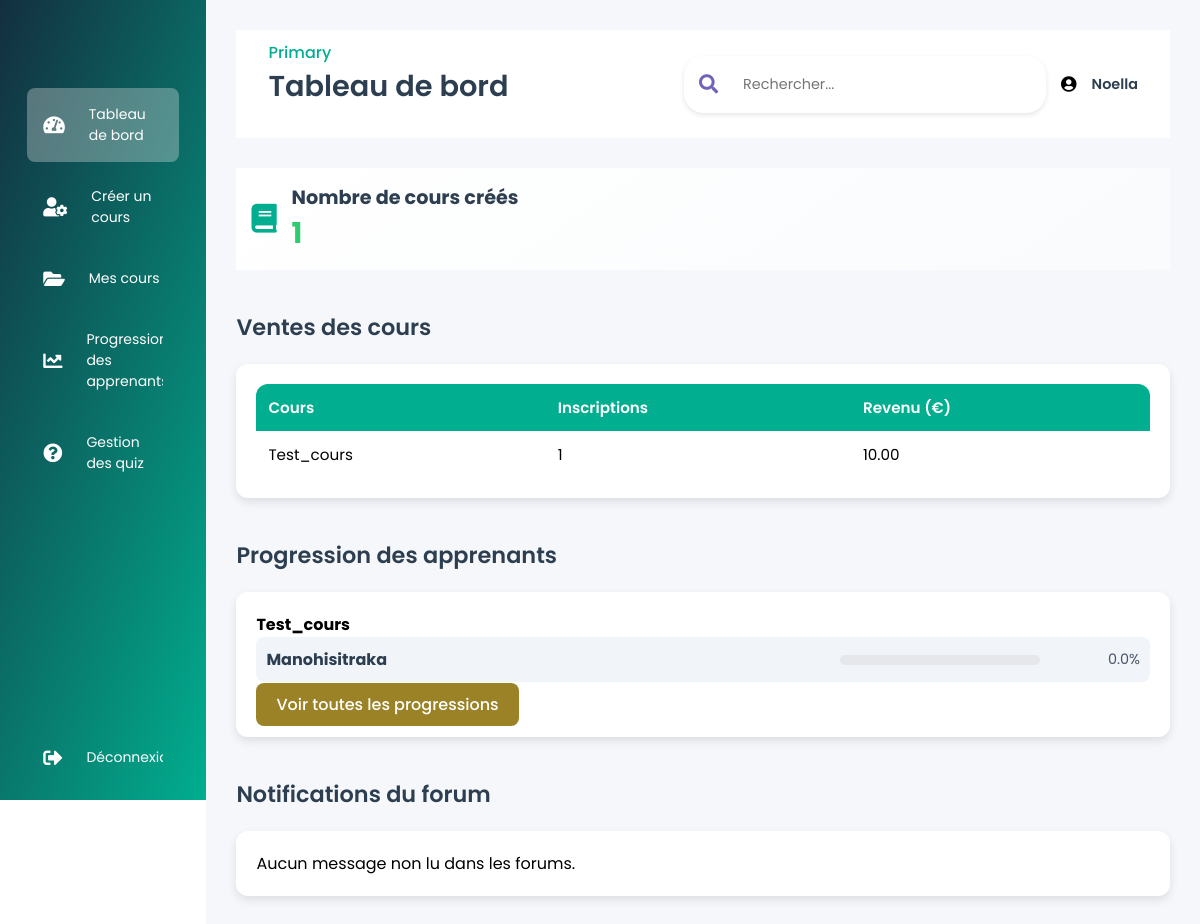
The app's page /Espace/formateur/espace_formateur.php (signed in) with its own data.
### tables this page shows
CREATE TABLE `formateurs` (
  `id` int NOT NULL AUTO_INCREMENT,
  `nom_prenom` varchar(255) NOT NULL,
  `email` varchar(255) NOT NULL,
  `telephone` varchar(20) DEFAULT NULL,
  `ville_pays` varchar(255) DEFAULT NULL,
  `linkedin` varchar(255) DEFAULT NULL,
  `intitule_metier` varchar(255) DEFAULT NULL,
  `experience_formation` text,
  `detail_experience` text,
  `cv` varchar(255) DEFAULT NULL,
  `categories` text,
  `autre_domaine` varchar(255) DEFAULT NULL,
  `titre_cours` varchar(255) DEFAULT NULL,
  `objectif` text,
  `public_cible` text,
  `detail_complementaire` text,
  `formats` text,
  `format_autre` varchar(255) DEFAULT NULL,
  `duree_estimee` varchar(100) DEFAULT NULL,
  `type_formation` varchar(100) DEFAULT NULL,
  `motivation` text,
  `valeurs` text,
  `profil_public` text,
  `statut` enum('en_attente','verifie','premium','partenaire') DEFAULT 'en_attente',
  `created_at` timestamp NULL DEFAULT CURRENT_TIMESTAMP,
  `code_entree` varchar(255) DEFAULT NULL,
  `password` varchar(255) DEFAULT NULL,
  PRIMARY KEY (`id`),
  UNIQUE KEY `email` (`email`)
);

CREATE TABLE `cours` (
  `id` int NOT NULL AUTO_INCREMENT,
  `formateur_id` int NOT NULL,
  `titre` varchar(255) NOT NULL,
  `description` text NOT NULL,
  `prix` decimal(10,2) NOT NULL,
  `photo` varchar(255) DEFAULT NULL,
  `created_at` timestamp NULL DEFAULT CURRENT_TIMESTAMP,
  PRIMARY KEY (`id`),
  KEY `formateur_id` (`formateur_id`),
  CONSTRAINT `cours_ibfk_1` FOREIGN KEY (`formateur_id`) REFERENCES `formateurs` (`id`) ON DELETE CASCADE
);

CREATE TABLE `utilisateurs` (
  `id` int NOT NULL AUTO_INCREMENT,
  `nom` varchar(255) NOT NULL,
  `email` varchar(255) NOT NULL,
  `mot_de_passe` varchar(255) NOT NULL,
  `telephone` varchar(20) DEFAULT NULL,
  `photo` varchar(255) DEFAULT NULL,
  `pays` varchar(100) DEFAULT NULL,
  `langue` varchar(100) DEFAULT NULL,
  `autre_langue` varchar(100) DEFAULT NULL,
  `objectifs` text,
  `type_cours` varchar(100) DEFAULT NULL,
  `niveau_formation` varchar(100) DEFAULT NULL,
  `niveau_etude` varchar(100) DEFAULT NULL,
  `acces_internet` varchar(50) DEFAULT NULL,
  `appareil` varchar(100) DEFAULT NULL,
  `accessibilite` text,
  `rgpd` tinyint(1) DEFAULT '0',
  `charte` tinyint(1) DEFAULT '0',
  `role` enum('apprenant','admin','moderator') DEFAULT 'apprenant',
  `actif` tinyint(1) DEFAULT '1',
  `created_at` timestamp NULL DEFAULT CURRENT_TIMESTAMP,
  PRIMARY KEY (`id`),
  UNIQUE KEY `email` (`email`)
);

### Espace/formateur/espace_formateur.php (the view, shortened to what this page needs)
<?php
require_once '../config/db.php';
$formateur_id = $_SESSION['formateur_id'];
$trainer_name = "Formateur";
try {
    $stmt = $pdo->prepare("SELECT nom_prenom FROM formateurs WHERE id = ?");
    $stmt->execute([$formateur_id]);
    $row = $stmt->fetch(PDO::FETCH_ASSOC);
    if ($row) {
        $trainer_name = htmlspecialchars($row['nom_prenom']);
    }
} catch (PDOException $e) {
    error_log("Erreur de requête : " . $e->getMessage());
}
$stmt = $pdo->prepare("SELECT COUNT(*) AS total_cours FROM cours WHERE formateur_id = ?");
$stmt->execute([$formateur_id]);
$total_cours = $stmt->fetch(PDO::FETCH_ASSOC)['total_cours'];
$stmt = $pdo->prepare("
    SELECT c.titre, c.prix, COUNT(i.id) AS inscriptions, SUM(c.prix) AS revenu
    FROM cours c
    LEFT JOIN inscriptions i ON c.id = i.cours_id AND i.statut_paiement = 'paye'
    WHERE c.formateur_id = ?
    GROUP BY c.id, c.titre, c.prix
");
$stmt->execute([$formateur_id]);
$ventes = $stmt->fetchAll(PDO::FETCH_ASSOC);
$progression = [];
$stmt = $pdo->prepare("
    SELECT c.id, c.titre, u.id AS utilisateur_id, u.nom AS utilisateur_nom,
           COUNT(DISTINCT m.id) AS total_modules,
           COUNT(DISTINCT comp.id) AS modules_termines
    FROM cours c
    LEFT JOIN inscriptions i ON c.id = i.cours_id AND i.statut_paiement = 'paye'
    LEFT JOIN utilisateurs u ON i.utilisateur_id = u.id
    LEFT JOIN modules m ON m.cours_id = c.id
    LEFT JOIN completions comp ON comp.module_id = m.id AND comp.utilisateur_id = u.id
    WHERE c.formateur_id = ?
    GROUP BY c.id, c.titre, u.id, u.nom
    HAVING u.id IS NOT NULL
    ORDER BY c.id, u.nom
");
$stmt->execute([$formateur_id]);
$apprenants = $stmt->fetchAll(PDO::FETCH_ASSOC);
foreach ($apprenants as $a) {
    $progression[$a['id']]['titre'] = $a['titre'];
    $progression[$a['id']]['apprenants'][$a['utilisateur_id']] = [
        'nom' => $a['utilisateur_nom'],
        'progression' => $a['total_modules'] > 0 ? ($a['modules_termines'] / $a['total_modules']) * 100 : 0
    ];
}
$stmt = $pdo->prepare("
    SELECT fm.id, fm.message, fm.date, u.nom AS utilisateur_nom, c.titre AS cours_titre
    FROM forum_messages fm
    JOIN utilisateurs u ON fm.utilisateur_id = u.id
    JOIN cours c ON fm.cours_id = c.id
    WHERE c.formateur_id = ? AND fm.lu = FALSE
    ORDER BY fm.date DESC
    LIMIT 5
");
$stmt->execute([$formateur_id]);
$notifications = $stmt->fetchAll(PDO::FETCH_ASSOC);
?>
<!DOCTYPE html>
<html lang="fr">
<head>
    <link rel="stylesheet" href="../../asset/css/styles/style-formateur.css">
    <link rel="stylesheet" href="../../asset/css/styles/espace-formateur.css">
    <link rel="stylesheet" href="https://cdnjs.cloudflare.com/ajax/libs/font-awesome/5.15.4/css/all.min.css">
</head>
<body>
    <div class="sidebar">
        <div class="logo"></div>
        <ul class="menu">
            <li class="active">
                <a href="#"><i class="fas fa-tachometer-alt"></i><span>Tableau de bord</span></a>
            </li>
            <li>
                <a href="create_cours.php"><i class="fas fa-user-cog"></i><span>Créer un cours</span></a>
            </li>
            <li>
                <a href="liste_cours.php"><i class="fas fa-folder-open"></i><span>Mes cours</span></a>
            </li>
            <li>
                <a href="progression_apprenants.php"><i class="fas fa-chart-line"></i><span>Progression des apprenants</span></a>
            </li>
            <li>
                <a href="liste_quiz.php"><i class="fas fa-question-circle"></i><span>Gestion des quiz</span></a>
            </li>
            <li class="logout">
                <a href="../../authentification/logout.php"><i class="fas fa-sign-out-alt"></i><span>Déconnexion</span></a>
            </li>
        </ul>
    </div>
    <div class="main--content">
        <div class="header--wrapper">
            <div class="header--title">
                <span>Primary</span>
                <h2>Tableau de bord</h2>
            </div>
            <div class="user--info">
                <div class="search--box">
                    <i class="fas fa-search"></i>
                    <input type="text" placeholder="Rechercher...">
                </div>
                <i class="fas fa-user-circle"></i>
                <span class="trainer-name"><?php echo $trainer_name; ?></span>
            </div>
        </div>
        <div class="dashboard-section">
            <div class="stats-card">
                <i class="fas fa-book"></i>
                <div>
                    <h4>Nombre de cours créés</h4>
                    <span><?php echo $total_cours; ?></span>
                </div>
            </div>
        </div>
        <div class="dashboard-section">
            <h3>Ventes des cours</h3>
            <?php if (empty($ventes)): ?>
                <div class="card">
                    <p>Aucun cours vendu pour le moment.</p>
                </div>
            <?php else: ?>
                <div class="card">
                    <table class="sales-table">
                        <thead>
                            <tr>
                                <th>Cours</th>
                                <th>Inscriptions</th>
                                <th>Revenu (€)</th>
                            </tr>
                        </thead>
                        <tbody>
                            <?php foreach ($ventes as $vente): ?>
                                <tr>
                                    <td><?php echo htmlspecialchars($vente['titre']); ?></td>
                                    <td><?php echo $vente['inscriptions']; ?></td>
                                    <td><?php echo number_format($vente['revenu'] ?? 0, 2); ?></td>
                                </tr>
                            <?php endforeach; ?>
                        </tbody>
                    </table>
                </div>
            <?php endif; ?>
        </div>
        <div class="dashboard-section">
            <h3>Progression des apprenants</h3>
            <?php if (empty($progression)): ?>
                <div class="card">
                    <p>Aucun apprenant inscrit à vos cours.</p>
                </div>
            <?php else: ?>
                <div class="card">
                    <div class="progression-list">
                        <?php foreach ($progression as $cours_id => $data): ?>
                            <h4><?php echo htmlspecialchars($data['titre']); ?></h4>
                            <?php foreach ($data['apprenants'] as $apprenant): ?>
                                <div class="progression-item">
                                    <h5><?php echo htmlspecialchars($apprenant['nom']); ?></h5>
                                    <div class="progress-bar">
                                    </div>
                                    <div class="progression-text"><?php echo number_format($apprenant['progression'], 1); ?>%</div>
                                </div>
                            <?php endforeach; ?>
                        <?php endforeach; ?>
                    </div>
                    <a href="progression_apprenants.php" class="btn btn-primary">Voir toutes les progressions</a>
                </div>
            <?php endif; ?>
        </div>
        <div class="dashboard-section">
            <h3>Notifications du forum</h3>
            <?php if (empty($notifications)): ?>
                <div class="card">
                    <p>Aucun message non lu dans les forums.</p>
                </div>
            <?php endif; ?>
        </div>
    </div>
</body>
</html>

### asset/css/styles/style-formateur.css (style rules this page uses)
* { margin: 0; padding: 0; border: none; outline: none; box-sizing: border-box; font-family: "Poppins", sans-serif; }
body { display: flex; }
.sidebar { position: sticky; top: 0; left: 0; bottom: 0; width: 110px; height: 100vh; padding: 0 1.7rem; color: #fff; overflow: hidden; transition: all 0.5s linear; background: linear-gradient(109deg, #132F3F, #01ae8f); }
.logo { height: 80px; padding: 16px; }
.menu { height: 88%; position: relative; list-style: none; padding: 0; }
.menu li { padding: 1rem; margin: 8px 0; border-radius: 8px; transition: all 0.5s ease-in-out; }
.menu li:hover, .active { background-color: #e0e0e058; }
.menu a { color: #fff; font-size: 14px; text-decoration: none; display: flex; align-items: center; gap: 1.5rem; }
.menu a span { overflow: hidden; }
.menu a i { font-size: 1.2rem; }
.logout { position: absolute; bottom: 0; left: 0; width: 100%; }
.main--content { position: relative; background: #ebe9e9; width: 100%; padding: 1rem; }
.header--wrapper { display: flex; justify-content: space-between; align-items: center; flex-wrap: wrap; margin-bottom: 1rem; padding: 10px 2rem; background-color: #fff; }
.header--title { color: rgba(113, 99, 186, 255); }
.user--info { display: flex; align-items: center; gap: 1rem; }
.search--box { background: rgb(237, 237, 237); border-radius: 15px; color: rgb(113, 99, 186, 255); display: flex; align-items: center; gap: 5px; padding: 4px 12px; }
.search--box input { background: transparent; padding: 10px; }
.search--box i { font-size: 1.2rem; cursor: pointer; transition: all 0.5s ease-out; }
.main--content { padding: 30px; }
h2 { color: #333; font-weight: 600; margin-bottom: 20px; }
.btn { padding: 10px 20px; border-radius: 8px; font-weight: 500; transition: transform 0.2s, background-color 0.3s; text-decoration: none; }
.btn-primary { background-color: #007bff; border: none; }
a { text-decoration: none; color: #007bff; transition: color 0.3s, transform 0.2s; }
.user--info { display: flex; align-items: center; gap: 10px; }
.trainer-name { font-size: 0.9em; font-weight: 600; color: #2c3e50; }

### asset/css/styles/espace-formateur.css (style rules this page uses)
.main--content { padding: 30px; background: #f5f7fa; min-height: 100vh; font-family: 'Poppins', sans-serif; }
.header--wrapper { display: flex; justify-content: space-between; align-items: center; margin-bottom: 30px; }
.header--title h2 { color: #2c3e50; font-weight: 600; font-size: 1.8rem; }
.header--title span { color: #01ae8f; font-size: 1rem; font-weight: 500; }
.user--info { display: flex; align-items: center; gap: 15px; }
.search--box { display: flex; align-items: center; background: #fff; padding: 8px 15px; border-radius: 20px; box-shadow: 0 2px 5px rgba(0, 0, 0, 0.1); }
.search--box input { border: none; outline: none; font-size: 0.9rem; margin-left: 10px; }
.trainer-name { font-size: 0.9rem; font-weight: 600; color: #2c3e50; }
.dashboard-section { margin-bottom: 40px; }
.dashboard-section h3 { color: #2c3e50; font-size: 1.4rem; font-weight: 600; margin-bottom: 20px; }
.card { background: #fff; border-radius: 12px; box-shadow: 0 4px 10px rgba(0, 0, 0, 0.1); padding: 20px; margin-bottom: 20px; transition: transform 0.3s, box-shadow 0.3s; }
.stats-card { display: flex; align-items: center; gap: 15px; background: linear-gradient(145deg, #ffffff, #f9fbfc); padding: 15px; }
.stats-card i { font-size: 1.8rem; color: #01ae8f; }
.stats-card h4 { font-size: 1.2rem; color: #2c3e50; margin: 0; }
.stats-card span { font-size: 1.8rem; font-weight: 700; color: #2ecc71; }
.sales-table { width: 100%; border-collapse: collapse; background: #fff; border-radius: 12px; overflow: hidden; }
.sales-table th, .sales-table td { padding: 12px; text-align: left; font-size: 0.95rem; }
.sales-table th { background: #01ae8f; color: #fff; font-weight: 600; }
.progression-list { max-height: 300px; overflow-y: auto; }
.progression-item { display: flex; justify-content: space-between; align-items: center; padding: 10px; border-radius: 8px; background: #f1f5f9; margin-bottom: 10px; }
.progression-item h5 { font-size: 1rem; color: #2c3e50; margin: 0; flex: 1; }
.progress-bar { width: 200px; height: 10px; background: #e5e7eb; border-radius: 5px; overflow: hidden; }
.progression-text { font-size: 0.9rem; color: #4a5568; width: 100px; text-align: right; }
.btn { padding: 10px 20px; border-radius: 8px; font-weight: 500; text-decoration: none; transition: transform 0.2s, background-color 0.3s; }
.btn-primary { background-color: #9b8227; color: #fff; border: none; }

### records on screen
formateurs: nom_prenom "Noella"
cours: utilisateurs.nom "Manohisitraka", progression "0.0"

### other values on screen
$total_cours "1"
$vente['titre'] "Test_cours"
$vente['inscriptions'] "1"
$vente['revenu'] "10.00"
$data['titre'] "Test_cours"
